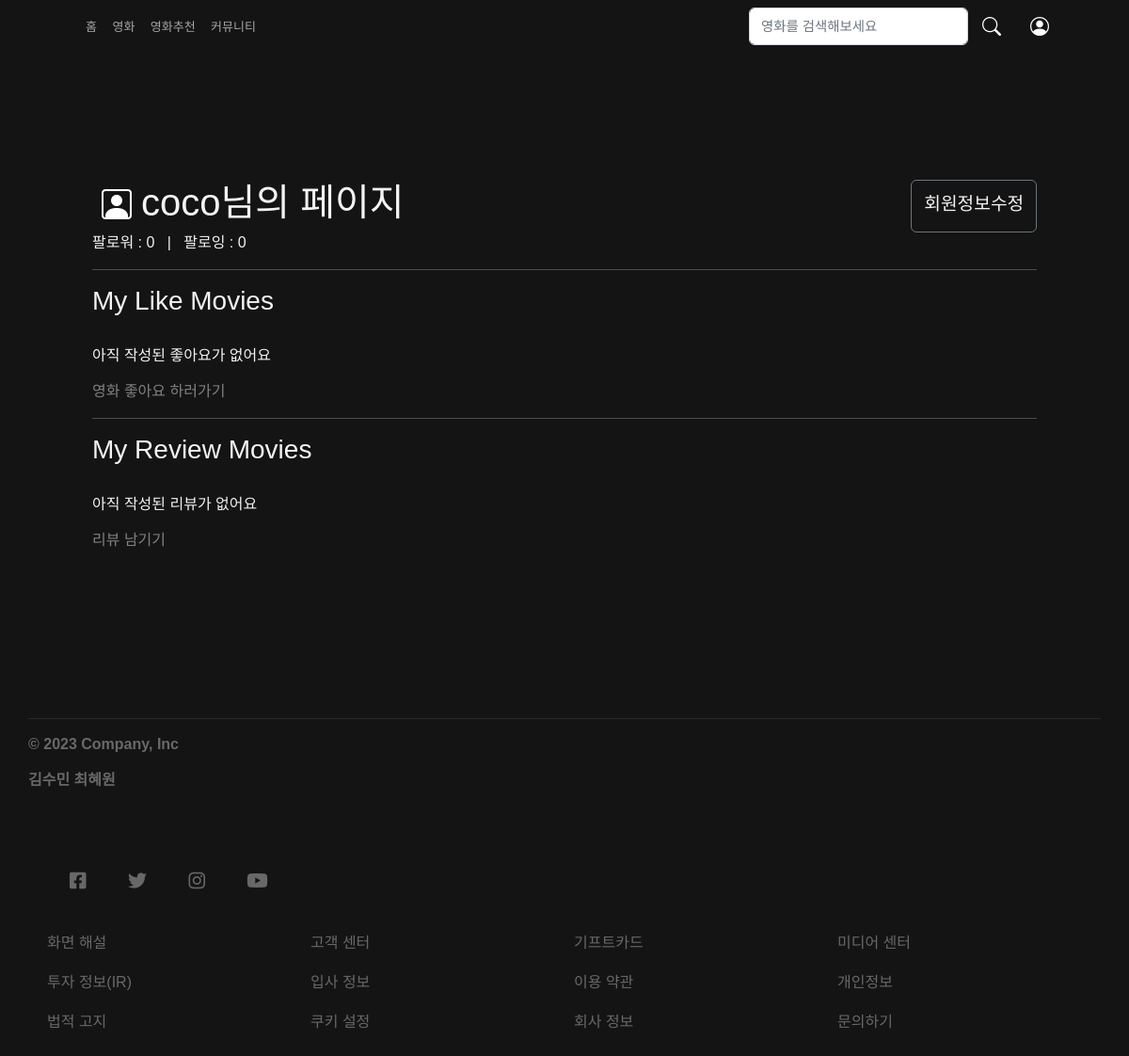
The page /accounts/profile/coco/ (signed in) on the database as committed earlier.
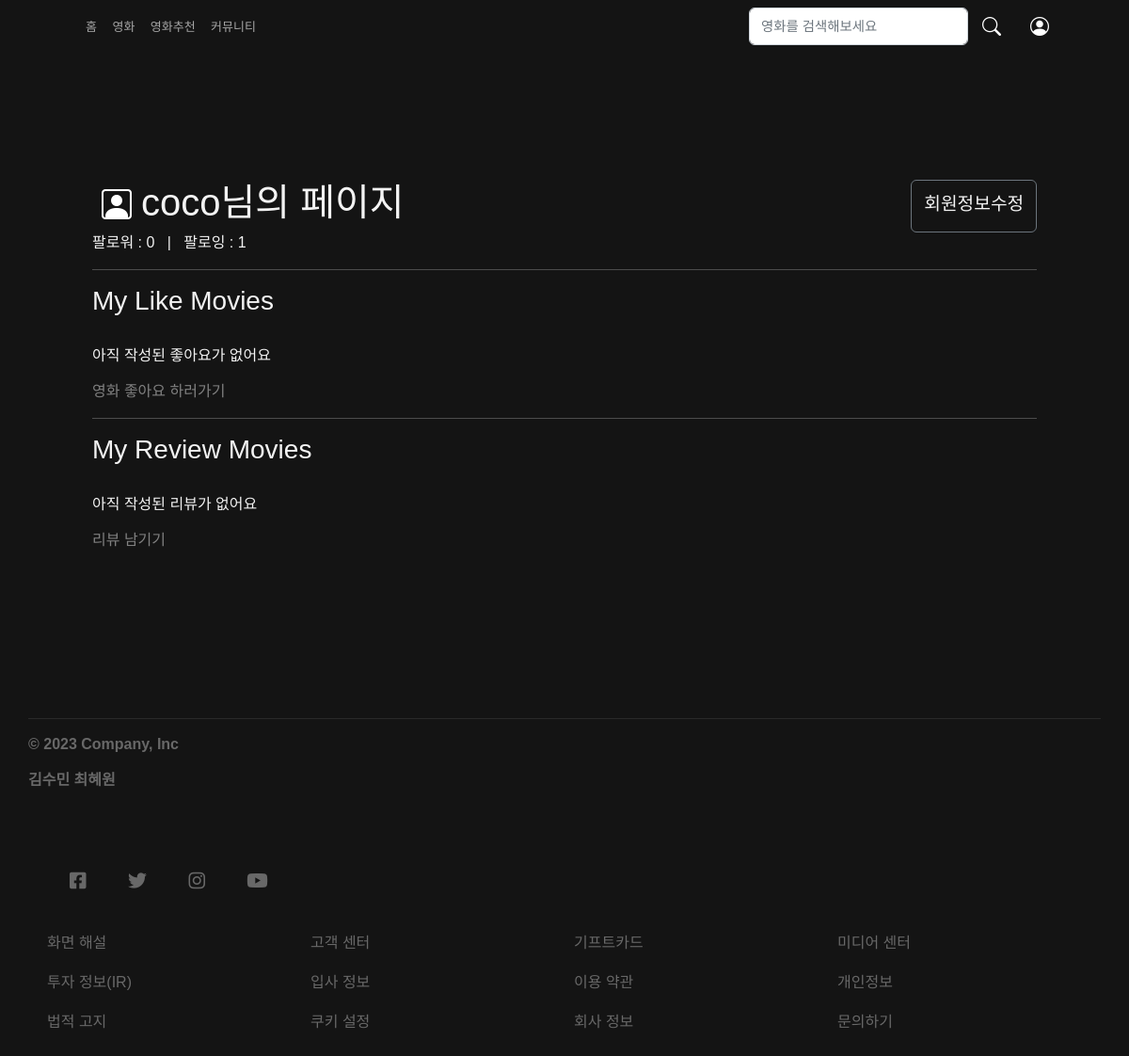
The same page on the database as committed later.
### accounts/models.py (models this page shows)
class User(AbstractUser):
    followings = models.ManyToManyField('self', symmetrical=False, related_name='followers')

### accounts/views.py (the view)
# urls.py: path('profile/<str:username>/', views.profile, name='profile'),
@login_required
def profile(request, username):
    person = get_object_or_404(get_user_model(), username=username)
    likes = list(person.like_movies.all())[:10]
    reviews = Review.objects.filter(user_id=person.id)
    reviewed_movies = [[0, 'title'] for i in range(len(reviews))]
    for i in range(len(reviews)):
        reviewed_movies[i][0] = reviews[i].pk
        reviewed_movies[i][1] = Movie.objects.get(pk=reviews[i].movie_id)
    reviewed_movies = reviewed_movies[:10]
    context = {
        'person': person,
        'reviewed_movies': reviewed_movies,
        'likes': likes,
    }
    return render(request, 'accounts/profile.html', context)

### accounts/templates/accounts/profile.html (shortened to what this page needs)
{% extends 'base.html' %}
{% load bootstrap5 %}
{% block content %}
<section class="main-container" >
  <div class="" style="padding-top: 8px + 1vh;">
    <div class="mx-5 " style="margin: 7vmin 0;">
      <div class=" d-flex justify-content-between ">
        <h1 class=" " style="max-width: 50rem;"><i class="fs-2 bi bi-person-square"></i>{{ person.username }}님의 페이지</h1>
        {% if request.user == person %}
        <a href="{% url 'accounts:update' %}" role="button" style="color: #F3F3F3; --bs-btn-padding-y: .65rem; --bs-btn-padding-x: .8rem;
        --bs-btn-font-size: 1.2rem; margin-top:60px;" class="  btn btn-outline-secondary ">회원정보수정</a>
        {% endif %}
      </div>
    <div>
        <div>
          팔로워 : {{ person.followers.all | length }}  &nbsp | &nbsp 팔로잉 : {{ person.followings.all | length }}
        </div>
    </div>
      <hr class="mx-auto">
      <h3 style="margin-top: 2vh;">My Like Movies</h3>
      {% if likes|length >= 1 %}
        <div class="box mt-4">
          {% for like in likes %}
          <a class="my-auto" href="{% url 'movies:detail' like.pk %}"><img src="https://image.tmdb.org/t/p/w500{{like.poster_path}}"
            class="card-img-top poster-img" alt="{{ like.title }}_poster"></a>
          {% endfor %}
        </div>
      {% else %}
        <br>
        <p>아직 작성된 좋아요가 없어요</p>
        <a id="none" href="{% url 'movies:all' %}" style="text-decoration: none; color: gray;">영화 좋아요 하러가기</a>
      {% endif %}
      <br>
      <hr class="mx-auto " style="">
      <h3 style="margin-top: 2vh;">My Review Movies</h3>
      {% if reviewed_movies|length >= 1 %}
        <div class="box mt-4">
          {% for idx, movie in reviewed_movies %}
          <a class="my-auto" href="{% url 'community:detail' idx %}"><img src="https://image.tmdb.org/t/p/w500{{movie.poster_path}}"
            class="card-img-top poster-img" alt="{{ movie.title }}_poster"></a>
          {% endfor %}
        </div>
      {% else %}
        <br>
        <p>아직 작성된 리뷰가 없어요</p>
        <a id="none" href="{% url 'community:index' %}" style="text-decoration: none; color: gray">리뷰 남기기</a>
      {% endif %}
      <br>
    </div>
  </div>
</section>
{% endblock content %}

### templates/base.html (shortened to what this page needs)
<!DOCTYPE html>
<html lang="en">
<head>
  <link href="https://cdn.jsdelivr.net/npm/bootstrap@5.2.0-beta1/dist/css/bootstrap.min.css" rel="stylesheet">
  <link rel="stylesheet" href="https://cdn.jsdelivr.net/npm/bootstrap-icons@1.8.2/font/bootstrap-icons.css">
  <link rel="stylesheet" href="https://cdnjs.cloudflare.com/ajax/libs/font-awesome/6.1.1/css/all.min.css" />
  {% load static %}
  <link rel='stylesheet' type="text/css" href="{% static 'css/base.css' %}"/>
</head>
<body>
<div style="position: relative;">
  <nav class="navbar navbar-expand-lg netflix-navbar netflix-padding-left netflix-padding-right">
    <div class="container-fluid">
      <div class="netflix-row">
        <div class="left d-flex align-items-center">
          <div class="netflix-nav">
            <section>
              <button><a class="nav-link active" aria-current="page" href="{% url 'movies:index' %}">홈</a></button>
              <button><a class="nav-link active" aria-current="page" href="{% url 'movies:all' %}">영화</a></button>
              <button><a class="nav-link active" aria-current="page" href="{% url 'movies:recommendation' %}">영화추천</a></button>
              <button><a class="nav-link active" aria-current="page" href="{% url 'community:index' %}">커뮤니티</a></button>
            </section>
          </div>
        </div>
        <div class="right d-flex align-items-center">
          <form class="d-flex" action="{% url 'movies:search' %}" method="get">
            <input class="form-control" type="search" placeholder="영화를 검색해보세요" id="searchword" name="searchword" value="{{ searchword }}" aria-label="Search">
            <button class="btn" style="--bs-btn-padding-y: .25rem; --bs-btn-padding-x: .25rem; --bs-btn-font-size: .25rem;" type="submit"><i class="bi bi-search"></i></button>
          </form>
          {% if request.user.is_authenticated %}
          <div class="netflix-dropdown-box dropdown" style="display: block;">
            <button type="button" style="" class="netflix-dropdown" data-bs-toggle="dropdown" href="#" aria-expanded="false"><i class=" bi bi-person-circle"></i></button>
          {% endif %}
          </div>
        </div>
      </div>
    </div>
  </nav>
  <div class="wrapper">
    {% block content %}
    {% endblock content %}
    <footer class="text-start">
      <hr>
      <p><b>&copy; 2023 Company, Inc</b></p>
      <b>김수민 최혜원</b>
    </footer>
    <section class="link" style="padding: 50px;">
      <div class="logos ps-1">
        <a href="#" style="padding: 10px;"><i class="fab fa-facebook-square logo"></i></a>
        <a href="#" style="padding: 10px;"><i class="fab fa-twitter logo"></i></a>
        <a href="#" style="padding: 10px;"><i class="fab fa-instagram logo"></i></a>
        <a href="#" style="padding: 10px;"><i class="fab fa-youtube logo"></i></a>
      </div>
      <div class="sub-links" style="margin-top: 5vh;">
        <ul class="text-left">
          <li><a href="#">화면 해설</a></li>
          <li><a href="#">고객 센터</a></li>
          <li><a href="#">기프트카드</a></li>
          <li><a href="#">미디어 센터</a></li>
          <li><a href="#">투자 정보(IR)</a></li>
          <li><a href="#">입사 정보</a></li>
          <li><a href="#">이용 약관</a></li>
          <li><a href="#">개인정보</a></li>
          <li><a href="#">법적 고지</a></li>
          <li><a href="#">쿠키 설정</a></li>
          <li><a href="#">회사 정보</a></li>
          <li><a href="#">문의하기</a></li>
        </ul>
      </div>
    </section>
  </div>
</div>
</body>
</html>

### static/css/base.css (style rules this page uses)
body { background-color: #141414; overflow-x: hidden; width: 100vw; }
.netflix-padding-left { padding-left: 57px; }
.netflix-padding-right { padding-right: 57px; }
.netflix-navbar { z-index: 1000; transition: background 0.2s linear; position: fixed; width: 100vw; }
.netflix-row { width: 100%; display: flex; justify-content: space-between !important; align-items: center; }
.netflix-row .left { width: max-content }
.netflix-row .right { width: max-content }
.netflix-dropdown-box { display: none; }
.netflix-dropdown { background-color: transparent; color: #fff; border: none; font-size: 9px !important; }
i { font-size: 20px; color: #fff; padding: 5px 10px; }
.netflix-nav { display: block ; align-items: center; }
.netflix-nav button { background-color: transparent; color: rgba(255, 255, 255, 0.623); border: none; font-size: 13px; }
:root { --primary: #141414; --light: #F3F3F3; --dark: #686868; }
html, body { width: 100vw; min-height: 100vh; margin: 0; padding: 0; background-color: var(--primary); color: var(--light); font-family: Arial, Helvetica, sans-serif; box-sizing: border-box; line-height: 1.4; }
h1 { padding-top: 60px; }
.wrapper { margin: 0; padding: 0; }
.main-container { padding: 50px; }
.link { padding: 50px; }
.sub-links ul { list-style: none; padding: 0; display: grid; grid-gap: 20px; grid-template-columns: repeat(4, 1fr); }
.sub-links a { color: var(--dark); text-decoration: none; }
.logos a { padding: 10px; }
.logo { color: var(--dark); }
footer { padding: 20px; text-align: center; color: var(--dark); margin: 10px; }

### templates/base.html (style rules this page uses)
::placeholder { font-size: 0.9em; font-weight: 400; opacity: 0.8; }

Rows that differ between the two databases and show on the page:
changed User "coco": followings.all|length "0" → "1"
